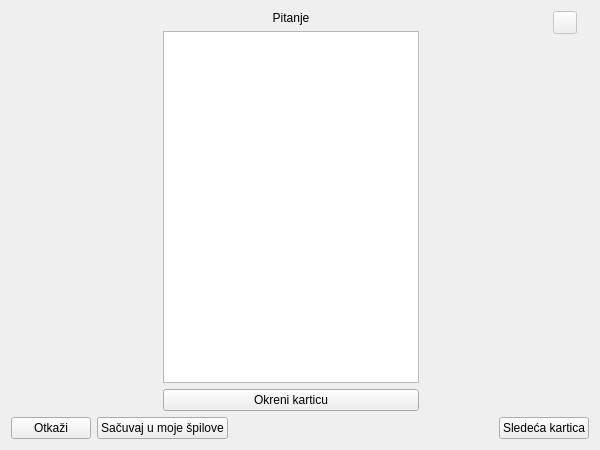
<?xml version="1.0" encoding="UTF-8"?>
<ui version="4.0">
 <class>DeckPreviewWindow</class>
 <widget class="QWidget" name="DeckPreviewWindow">
  <property name="windowModality">
   <enum>Qt::ApplicationModal</enum>
  </property>
  <property name="geometry">
   <rect>
    <x>0</x>
    <y>0</y>
    <width>600</width>
    <height>450</height>
   </rect>
  </property>
  <property name="windowTitle">
   <string>Form</string>
  </property>
  <property name="windowIcon">
   <iconset resource="../res/icons.qrc">
    <normaloff>:/icons/logo.png</normaloff>:/icons/logo.png</iconset>
  </property>
  <layout class="QGridLayout" name="gridLayout">
   <item row="0" column="0">
    <layout class="QHBoxLayout" name="horizontalLayout_card_2">
     <item>
      <spacer name="horizontalSpacer_3">
       <property name="orientation">
        <enum>Qt::Horizontal</enum>
       </property>
       <property name="sizeHint" stdset="0">
        <size>
         <width>40</width>
         <height>20</height>
        </size>
       </property>
      </spacer>
     </item>
     <item>
      <layout class="QVBoxLayout" name="verticalLayout_card_2">
       <item>
        <widget class="QLabel" name="label_card_preview">
         <property name="text">
          <string>Pitanje</string>
         </property>
         <property name="alignment">
          <set>Qt::AlignCenter</set>
         </property>
        </widget>
       </item>
       <item>
        <widget class="QTextEdit" name="textEdit_card_preview">
         <property name="readOnly">
          <bool>true</bool>
         </property>
        </widget>
       </item>
       <item>
        <widget class="QPushButton" name="pushButton_flip_preview">
         <property name="text">
          <string>Okreni karticu</string>
         </property>
        </widget>
       </item>
      </layout>
     </item>
     <item>
      <layout class="QVBoxLayout" name="verticalLayout">
       <item>
        <layout class="QHBoxLayout" name="horizontalLayout">
         <item>
          <spacer name="horizontalSpacer_4">
           <property name="orientation">
            <enum>Qt::Horizontal</enum>
           </property>
           <property name="sizeHint" stdset="0">
            <size>
             <width>40</width>
             <height>20</height>
            </size>
           </property>
          </spacer>
         </item>
         <item>
          <widget class="QToolButton" name="toolButton_difficulty_preview">
           <property name="enabled">
            <bool>false</bool>
           </property>
           <property name="text">
            <string/>
           </property>
          </widget>
         </item>
        </layout>
       </item>
       <item>
        <spacer name="verticalSpacer">
         <property name="orientation">
          <enum>Qt::Vertical</enum>
         </property>
         <property name="sizeHint" stdset="0">
          <size>
           <width>20</width>
           <height>40</height>
          </size>
         </property>
        </spacer>
       </item>
      </layout>
     </item>
    </layout>
   </item>
   <item row="1" column="0" colspan="3">
    <layout class="QHBoxLayout" name="horizontalLayout_grade_2">
     <item>
      <widget class="QPushButton" name="pushButton_cancel">
       <property name="text">
        <string>Otkaži</string>
       </property>
      </widget>
     </item>
     <item>
      <widget class="QPushButton" name="pushButton_add">
       <property name="text">
        <string>Sačuvaj u moje špilove</string>
       </property>
      </widget>
     </item>
     <item>
      <spacer name="horizontalSpacer_5">
       <property name="orientation">
        <enum>Qt::Horizontal</enum>
       </property>
       <property name="sizeHint" stdset="0">
        <size>
         <width>40</width>
         <height>20</height>
        </size>
       </property>
      </spacer>
     </item>
     <item>
      <widget class="QPushButton" name="pushButton_next">
       <property name="text">
        <string>Sledeća kartica</string>
       </property>
      </widget>
     </item>
    </layout>
   </item>
  </layout>
 </widget>
 <resources>
  <include location="../res/icons.qrc"/>
 </resources>
 <connections/>
</ui>
